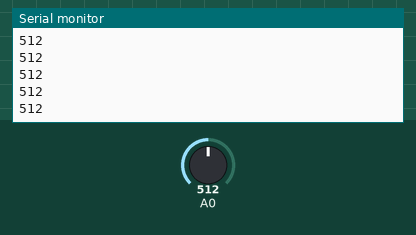
This sketch was run on a simulated Arduino Uno, built with avr-gcc and run on an emulated ATmega328P. Shown: the last lines printed to the serial monitor. The test bench sets the inputs (shaded band); at power-on: A0 = 512.

Above: at 1.2 s.
1.3 s: A0 set to 716
At 1.31 s:
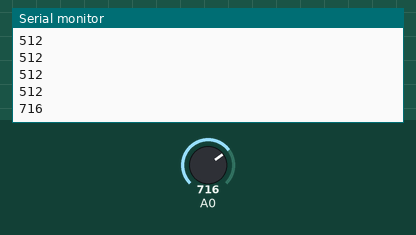
2.8 s: A0 set to 900
At 2.81 s:
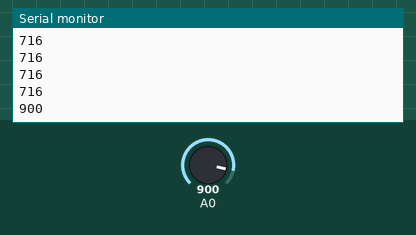
Timing chart, 0 to 5.8 s (numbered marks = the images above; inputs shaded):
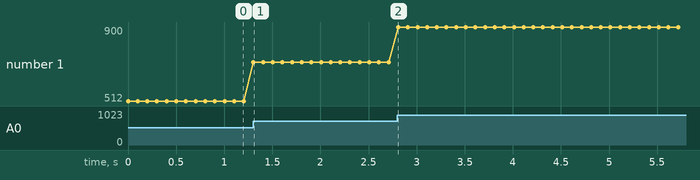

The sketch:

LAB1.ino
```cpp
const unsigned long sampleIntervalMicros = 1000; // 1000 microseconds = 1 ms

void setup() {
  Serial.begin(115200);
}

void loop() {
  unsigned long startTime = micros();  // Record the starting time
  // Read the analog value from ADC0 (A0)
  int adcValue = analogRead(A0);
  // Print the ADC value to the Serial Monitor
  Serial.println(adcValue);
  delay(100);
  while (micros() - startTime < sampleIntervalMicros) {
    // Do nothing, just wait until 1 ms has passed
  }
}
```

Measured:
- after the input at 1.3 s, the serial monitor: prints a new line at once (image 1)
- after the input at 2.8 s, the serial monitor: prints a new line at once (image 2)
- plotted number 1: 512 → 716 after the input at 1.3 s, 716 → 900 after the input at 2.8 s
